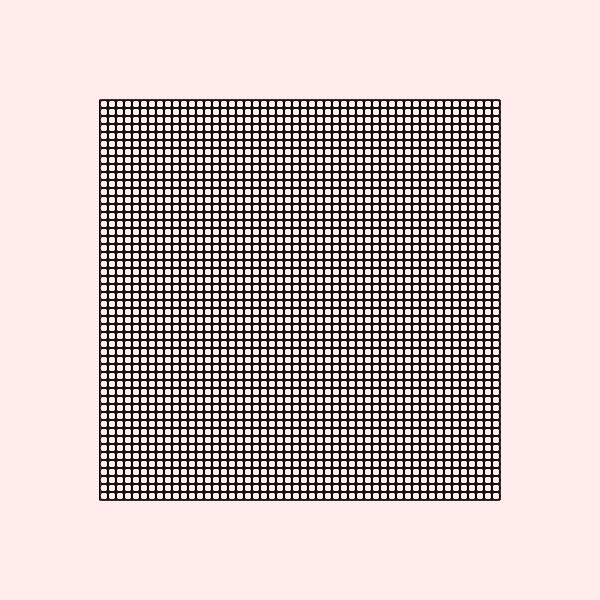
Frame 1 (no input)
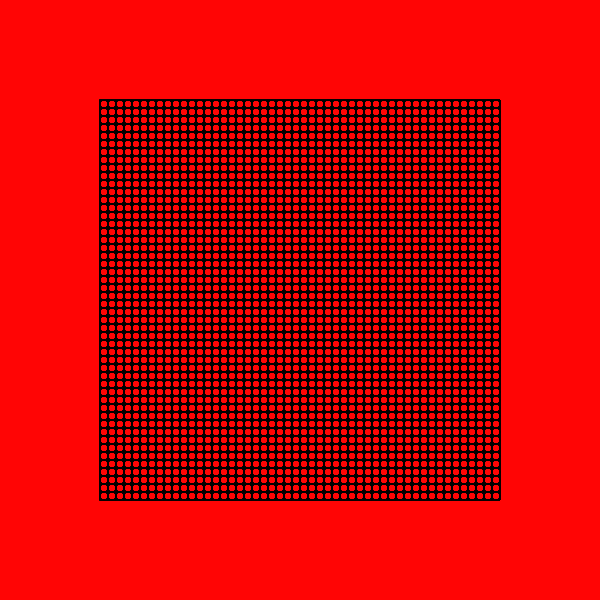
Frame 60 (no input)
Frame 120 (the mouse pressed at the canvas centre since frame 60): identical to frame 60, image omitted

The p5.js sketch that drew these frames (run headless with seeded random() and noise() and a simulated clock; from frame 60 on, the mouse is pressed at the canvas centre):

// p5.js sketch
// ── sketch.js

let bounds;
let vOrb;
let vSquares;

function setup() {
  createCanvas(600, 600);
  bounds = createVector(400, 400);
  vOrb = new Vorb(createVector(-200, 0), 5, createVector(.5, 0));
  vSquares = new VerletSquares(bounds.x, 50);
}

function draw() {

  background(255,0,0,20);
  translate(width / 2, height / 2);
  drawBounds();
}

function drawBounds() {
  noFill();
  stroke(0);
  rect(-bounds.x / 2, -bounds.y / 2, bounds.x, bounds.y);

  // bounds check
  // if (((vSquare.xBounds.x < vOrb.p.x) && (vOrb.p.x < vSquare.xBounds.y))
  // && ((vSquare.yBounds.x < vOrb.p.y) && (vOrb.p.y < vSquare.yBounds.y)))
  //   vOrb.p.add(createVector(0, -0.01))

  // vOrb.verlet();
  // vOrb.draw();
  vSquares.draw();
  // vSquare.debugDraw();
}
// ── Particle.js
class Particle {
  constructor(position, radius, v0) {
    this.p = position;
    this.p0 = position.sub(v0);
    this.r = radius;
  }
}
// ── VerletSquares.js
class VerletSquares {
  constructor(boundSize, gridSize) {
    this.squareArray = [];
    this.squareSize = boundSize/gridSize;

    let topLeftOrigin = createVector(-boundSize/2, -boundSize/2);
    let offset = this.squareSize/2;

    for (let i = 0; i < gridSize; i++) {
      for (let j = 0; j < gridSize; j++) {
        this.squareArray.push(createVector(topLeftOrigin.x+(i*this.squareSize)+offset, 
                                          topLeftOrigin.y+(j*this.squareSize)+offset));
      }
    }
  }
  
  createSquares() {

  }


  verlet(particle) {
    let pT = createVector(particle.p.x, this.particle.p.y);
    particle.p.x += (particle.p.x - particle.p0.x);
    particle.p.y += (particle.p.y - particle.p0.y);
    particle.p0.set(pT);
  }

  draw() {
    for (let i = 0; i < this.squareArray.length; i++) {
      ellipse(this.squareArray[i].x, this.squareArray[i].y, this.squareSize, this.squareSize);
      square(this.squareArray[i].x-(this.squareSize/2), this.squareArray[i].y-(this.squareSize/2), this.squareSize);
    }
    
    // fill('rgba(147, 219, 222, .38)')
  }

  debugDraw() {
    ellipse(this.origin.x, this.origin.y, this.size, this.size);
  }
}
// ── Vorb.js
class Vorb {
  constructor(position, radius, v0) {
    this.p = position;
    this.p0 = createVector(this.p.x-v0.x, this.p.y-v0.y);
    this.r = radius;
  }

  verlet() {
    let pT = createVector(this.p.x, this.p.y);

    this.p.x +=  (this.p.x - this.p0.x);
		this.p.y += (this.p.y - this.p0.y);

    this.p0.set(pT);
  }

  draw() {
    ellipse(this.p.x, this.p.y, this.r * 2, this.r * 2);
  }
}
